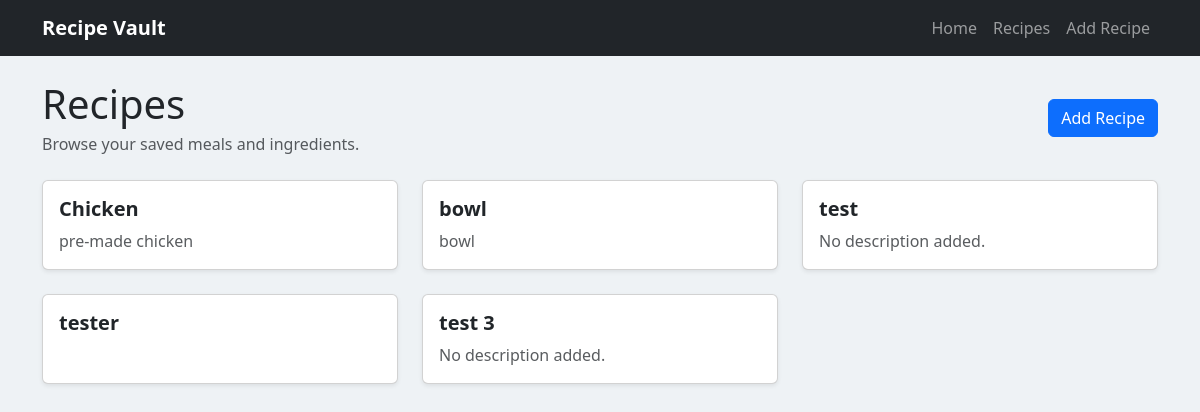
Page /recipes on the earlier database version.
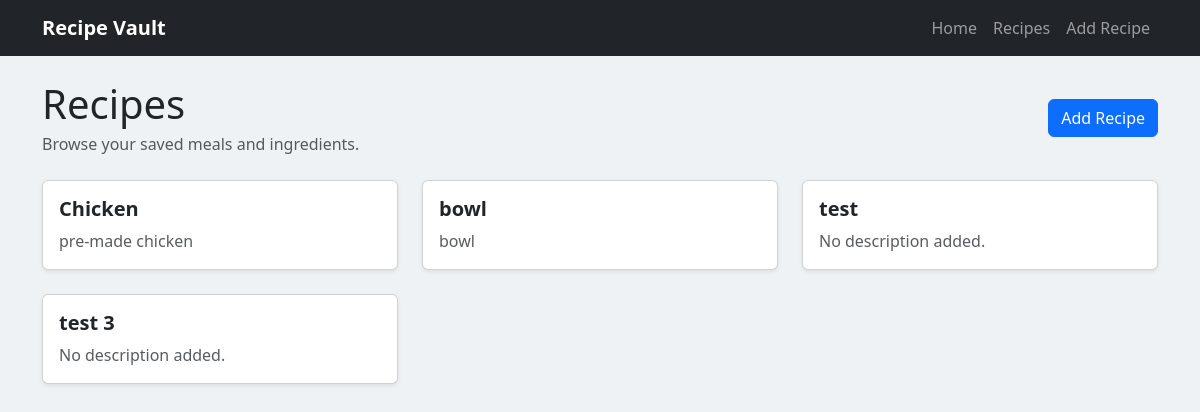
Same page on the later database version.
### app/models.py (models this page shows)
class Recipe(db.Model):
  id = db.Column(db.Integer, primary_key=True)
  title = db.Column(db.String(100), nullable=False)
  description = db.Column(db.String(500))
  ingredients = db.relationship(
    "Ingredient",
     backref="recipe",
     cascade="all, delete-orphan")
  instructions = db.Column(db.Text)

### app/routes.py (the view)
  @app.route("/recipes")
  def recipes():
    recipeList=Recipe.query.all()
    return render_template("recipes.html", recipes=recipeList)

### app/templates/recipes.html (shortened to what this page needs)
{% extends "base.html" %}
{% block content %}
<div class="d-flex justify-content-between align-items-center mb-4">
    <div>
        <h1 class="mb-1">Recipes</h1>
        <p class="text-muted mb-0">Browse your saved meals and ingredients.</p>
    </div>
    <a class="btn btn-primary" href="/recipes/new">Add Recipe</a>
</div>
<div class="row g-4">
    {% for recipe in recipes %}
    <div class="col-md-6 col-lg-4">
        <a href="/recipes/{{ recipe.id }}" class="text-decoration-none text-dark">
            <div class="card h-100 shadow-sm">
                <div class="card-body">
                    <h5 class="card-title">{{ recipe.title }}</h5>
                    <p class="card-text text-muted">
                        {{ recipe.description or "No description added." }}
                    </p>
                </div>
            </div>
        </a>
    </div>
    {% endfor %}
</div>
{% endblock %}

### app/templates/base.html (shortened to what this page needs)
<!DOCTYPE html>
<html lang="en">
<head>
    <link href="https://cdn.jsdelivr.net/npm/bootstrap@5.3.3/dist/css/bootstrap.min.css" rel="stylesheet">
    <link rel="stylesheet" href="{{ url_for('static', filename='css/style.css') }}">
</head>
<body>
    <nav class="navbar navbar-expand-lg navbar-dark bg-dark mb-4">
        <div class="container">
            <a class="navbar-brand fw-bold" href="/">Recipe Vault</a>
            <div class="navbar-nav">
                <a class="nav-link" href="/">Home</a>
                <a class="nav-link" href="/recipes">Recipes</a>
                <a class="nav-link" href="/recipes/new">Add Recipe</a>
            </div>
        </div>
    </nav>
    <main class="container">
        {% block content %}
        {% endblock %}
    </main>
</body>
</html>

### app/static/css/style.css (style rules this page uses)
body { background-color: #eef2f5; }
.card { transition: transform 0.2s ease, box-shadow 0.2s ease; }
.card-title { font-weight: 600; }

Differences in the rows shown:
removed Recipe: title "tester"
